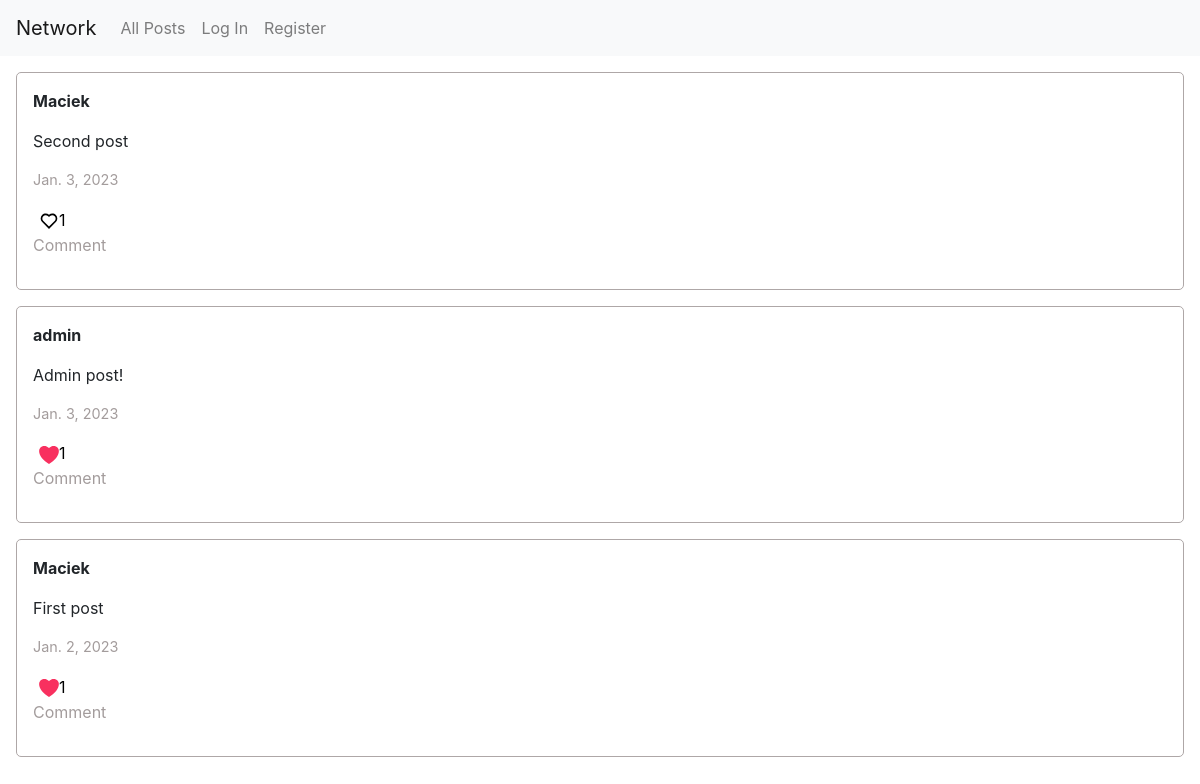
Before: / with the older database file.
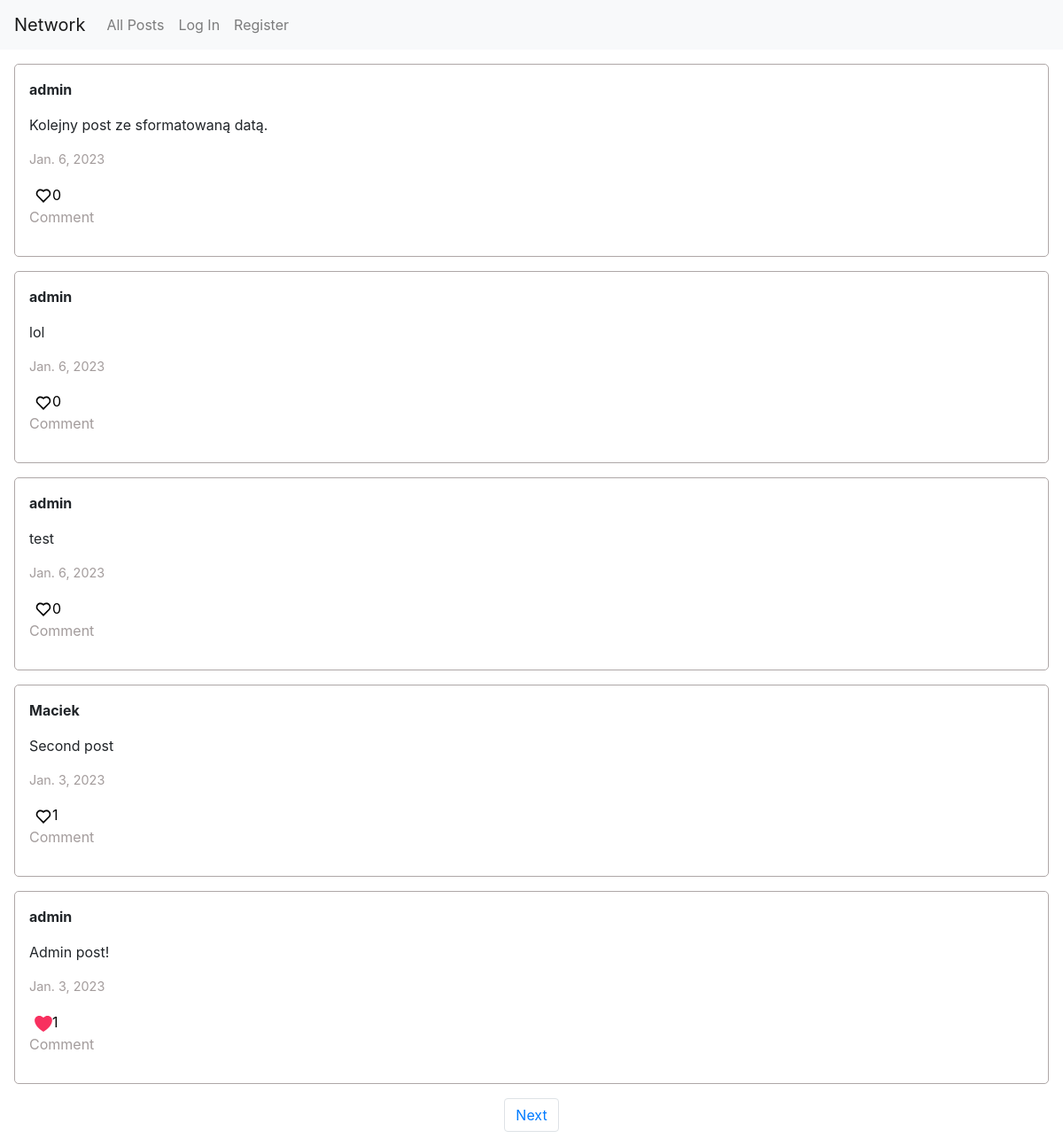
After: the same page with the newer database file.
### network/models.py (models this page shows, shortened)
class Post(models.Model):
    author = models.ForeignKey(User, on_delete=models.CASCADE)
    text = models.CharField(max_length=100)
    date = models.DateField(auto_now_add=True)
    likesNumber = models.IntegerField(default=0)

class User(AbstractUser):
    pass

### network/views.py (the view)
# urls.py: path("", views.index, name="index"),
def index(request):
    posts = Post.objects.all().order_by('-date')
    liked_posts = get_liked_posts(posts,request.user)
    paginator = Paginator(posts, 5)
    page_number = request.GET.get('page')
    posts_of_the_page = paginator.get_page(page_number)
    return render(request, "network/index.html", {
        "posts": posts,
        "liked_posts": liked_posts,
        "posts_of_the_page":posts_of_the_page
        })

### network/views.py (called while the page is built)
def get_liked_posts(posts,user):
    liked_posts = []
    for post in posts:
        for p in post.LikedPost.all():
            for user in p.user.all():
                if(user == user):
                    liked_posts.append(post)
    return liked_posts

### network/templates/network/index.html (shortened to what this page needs)
{% extends "network/layout.html" %}
{% block body %}
    {%if posts%}
        {%for post in posts_of_the_page%}
        <div id="{{post.id}}" class="post_container">
            <p class="post_author">{{post.author}}</p>
            <p class="post_text">{{post.text}}</p>
            <p class="post_date">{{post.date}}</p>
            <form action="{%url 'like' post.id%}" method="post">
                <button class="like" type="submit"><img src="{%if post in liked_posts %}../static/network/heart_liked.svg {%else%}../static/network/heart.svg{%endif%}"></img>{{post.likesNumber}}</button>
            </form>
            <p class="post_comment">Comment</p>
        </div>
        {%endfor%}
    {%endif%}
    <nav aria-label="Page navigation">
        <ul class="pagination justify-content-center">
        {%if posts_of_the_page.has_next%}
          <li class="page-item"><a class="page-link" href="?page={{ posts_of_the_page.next_page_number }}">Next</a></li>
        {%endif%}
        </ul>
      </nav>
{% endblock %}

Changed rows visible on the page:
no longer on this page (row unchanged): Post: author "Maciek", text "First post", date "Jan. 2, 2023", likesNumber "1"
added Post: author "admin", text "Kolejny post ze sformatowaną datą.", date "Jan. 6, 2023", likesNumber "0"
added Post: author "admin", text "lol", date "Jan. 6, 2023", likesNumber "0"
added Post: author "admin", text "test", date "Jan. 6, 2023", likesNumber "0"
Other visible differences:
text now shown: "Next"
